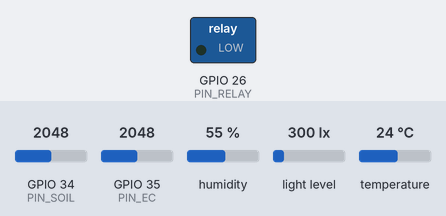
This sketch was run on a simulated ESP32. On the bench: switched loads named in the sketch (green lamp = pin HIGH). Inputs (shaded band) come from the test bench; at power-on: GPIO 34 (PIN_SOIL) = 2048, GPIO 35 (PIN_EC) = 2048, humidity 55 %, light level 300 lx, temperature 24 °C. WiFi joins after 1.5 s; servers stay silent unless stated; what the sketch prints to the serial monitor is not drawn.

Above: at 2.8 s.
2.9 s: GPIO 34 (PIN_SOIL) set to 2122
7.6 s: GPIO 34 (PIN_SOIL) set to 2207
At 9.8 s:
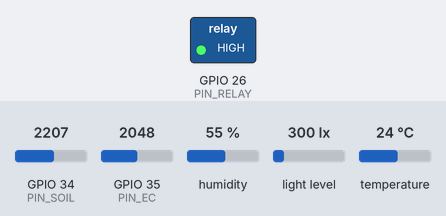
10.6 s: GPIO 34 (PIN_SOIL) set to 1817
13.3 s: GPIO 34 (PIN_SOIL) set to 1718
At 15.6 s:
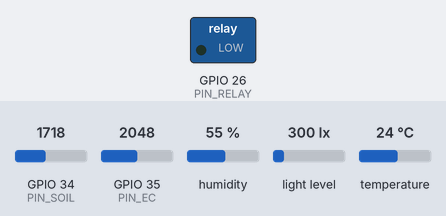
16.6 s: GPIO 34 (PIN_SOIL) set to 2866
At 19.1 s:
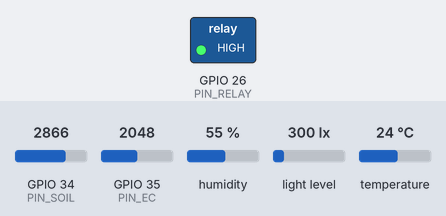
Timing chart, 0 to 20.6 s (numbered marks = the images above; inputs shaded):
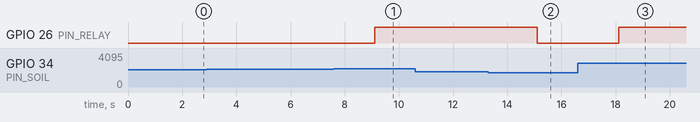

Measured:
- the behaviour switches between 2180 and 2181 on GPIO 34 (PIN_SOIL) (found by bisection; images 0 and 1)
- the behaviour switches between 1776 and 1775 on GPIO 34 (PIN_SOIL) (found by bisection; images 1 and 2)
- after the input at 2.9 s, every drawn part: stays the same
- after the input at 7.6 s, GPIO 26 (PIN_RELAY): LOW → HIGH after 1.5 s
- after the input at 10.6 s, every drawn part: stays the same
- after the input at 13.3 s, GPIO 26 (PIN_RELAY): HIGH → LOW after 1.8 s
- after the input at 16.6 s, GPIO 26 (PIN_RELAY): LOW → HIGH after 1.5 s

The sketch:

firmware_esp32.ino
```cpp
/*
 * Smart Plant Monitor — ESP32 firmware
 * បញ្ចេញ JSON នៅ http://<ESP32-IP>/data  សម្រាប់ dashboard (index.html)
 *
 * ឧបករណ៍:
 *   - Capacitive soil moisture sensor  → GPIO 34 (analog)
 *   - DHT22 (temp + humidity)          → GPIO 4
 *   - BH1750 (light, I2C)              → SDA 21 / SCL 22
 *   - EC sensor (DFRobot SEN0161)      → GPIO 35 (analog)
 *   - Relay + water pump (optional)    → GPIO 26
 *
 * Libraries (Arduino IDE → Library Manager):
 *   DHT sensor library (Adafruit), Adafruit Unified Sensor,
 *   BH1750 (Christopher Laws)
 *
 * Board: "ESP32 Dev Module"  ·  Baud 115200
 */

#include <WiFi.h>
#include <WebServer.h>
#include <DHT.h>
#include <Wire.h>
#include <BH1750.h>

// ---------- WiFi ----------
const char* WIFI_SSID = "Mariang";
const char* WIFI_PASS = "YOUR_WIFI_PASSWORD";

// ---------- Pins ----------
#define PIN_SOIL   34
#define PIN_EC     35
#define PIN_DHT     4
#define PIN_RELAY  26
#define DHT_TYPE   DHT22

// ---------- Calibration (សូមកែតាមការវាស់ពិត) ----------
const int SOIL_DRY = 2600;   // តម្លៃ analogRead ពេលដីស្ងួតស្ងួត (ខ្យល់)
const int SOIL_WET = 1100;   // តម្លៃ analogRead ពេលដីសើមជោគ
const float EC_K   = 1.0;    // មេគុណកែ EC តាមការធៀបស្តង់ដារ

// ---------- Auto watering ----------
const int   WATER_ON_BELOW = 28;   // ស្រោចពេលសំណើម < 28%
const int   WATER_OFF_ABOVE = 55; // ឈប់ពេលសំណើម >= 55%
const unsigned long MAX_PUMP_MS = 60000; // សុវត្ថិភាព: មិនលើស ៦០ វិនាទី
bool pumpOn = false;
unsigned long pumpStart = 0;

DHT dht(PIN_DHT, DHT_TYPE);
BH1750 lightMeter;
WebServer server(80);

struct Reading { float moisture, temp, hum, lux, ec; };
Reading R = {0, 0, 0, 0, 0};

void readSensors() {
  // --- soil moisture (%) ---
  long sum = 0;
  for (int i = 0; i < 8; i++) { sum += analogRead(PIN_SOIL); delay(6); }
  int raw = sum / 8;
  float m = (float)(SOIL_DRY - raw) * 100.0 / (float)(SOIL_DRY - SOIL_WET);
  R.moisture = constrain(m, 0.0, 100.0);

  // --- DHT22 ---
  float t = dht.readTemperature();
  float h = dht.readHumidity();
  if (!isnan(t)) R.temp = t;
  if (!isnan(h)) R.hum  = h;

  // --- BH1750 ---
  float lux = lightMeter.readLightLevel();
  if (lux >= 0) R.lux = lux;

  // --- EC (mS/cm) with temperature compensation ---
  long esum = 0;
  for (int i = 0; i < 8; i++) { esum += analogRead(PIN_EC); delay(6); }
  float v = (esum / 8.0) / 4095.0 * 3.3;               // volts
  float ecRaw = (133.42 * v*v*v - 255.86 * v*v + 857.39 * v) * 0.5; // µS/cm
  float comp = 1.0 + 0.02 * (R.temp - 25.0);           // temp compensation
  R.ec = (ecRaw / 1000.0) * comp * EC_K;
  if (R.ec < 0) R.ec = 0;
}

void handleData() {
  readSensors();
  String j = "{";
  j += "\"moisture\":" + String(R.moisture, 1) + ",";
  j += "\"temp\":"     + String(R.temp, 1)     + ",";
  j += "\"hum\":"      + String(R.hum, 1)      + ",";
  j += "\"lux\":"      + String(R.lux, 0)      + ",";
  j += "\"ec\":"       + String(R.ec, 2)       + ",";
  j += "\"pump\":"     + String(pumpOn ? 1 : 0);
  j += "}";
  server.sendHeader("Access-Control-Allow-Origin", "*");
  server.sendHeader("Cache-Control", "no-store");
  server.send(200, "application/json", j);
}

void handleRoot() {
  server.sendHeader("Access-Control-Allow-Origin", "*");
  server.send(200, "text/plain; charset=utf-8",
    "Smart Plant Monitor OK\n/data  -> JSON\nIP: " + WiFi.localIP().toString());
}

void autoWater() {
  if (!pumpOn && R.moisture < WATER_ON_BELOW) {
    digitalWrite(PIN_RELAY, HIGH); pumpOn = true; pumpStart = millis();
  } else if (pumpOn && (R.moisture >= WATER_OFF_ABOVE || millis() - pumpStart > MAX_PUMP_MS)) {
    digitalWrite(PIN_RELAY, LOW);  pumpOn = false;
  }
}

void setup() {
  Serial.begin(115200);
  pinMode(PIN_RELAY, OUTPUT); digitalWrite(PIN_RELAY, LOW);
  dht.begin();
  Wire.begin(21, 22);
  lightMeter.begin();

  WiFi.mode(WIFI_STA);
  WiFi.begin(WIFI_SSID, WIFI_PASS);
  Serial.print("Connecting WiFi");
  unsigned long t0 = millis();
  while (WiFi.status() != WL_CONNECTED && millis() - t0 < 20000) {
    delay(400); Serial.print(".");
  }
  Serial.println();
  if (WiFi.status() == WL_CONNECTED) {
    Serial.print("Connected. Open: http://");
    Serial.println(WiFi.localIP());
  } else {
    Serial.println("WiFi failed — check SSID/password");
  }

  server.on("/", handleRoot);
  server.on("/data", handleData);
  server.begin();
}

void loop() {
  server.handleClient();
  static unsigned long last = 0;
  if (millis() - last > 3000) {   // អានរាល់ ៣ វិនាទី
    last = millis();
    readSensors();
    autoWater();
    Serial.printf("M=%.1f%% T=%.1fC H=%.0f%% L=%.0flux EC=%.2f pump=%d\n",
                  R.moisture, R.temp, R.hum, R.lux, R.ec, pumpOn);
  }
}
```
